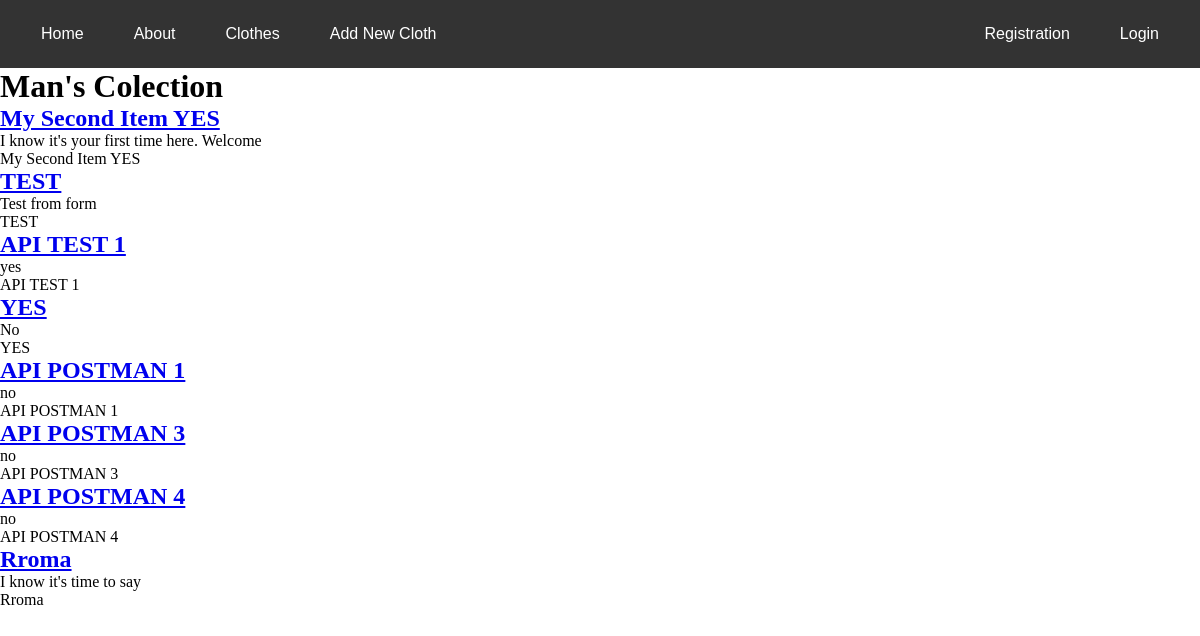
The app's page /clothes/, older data.
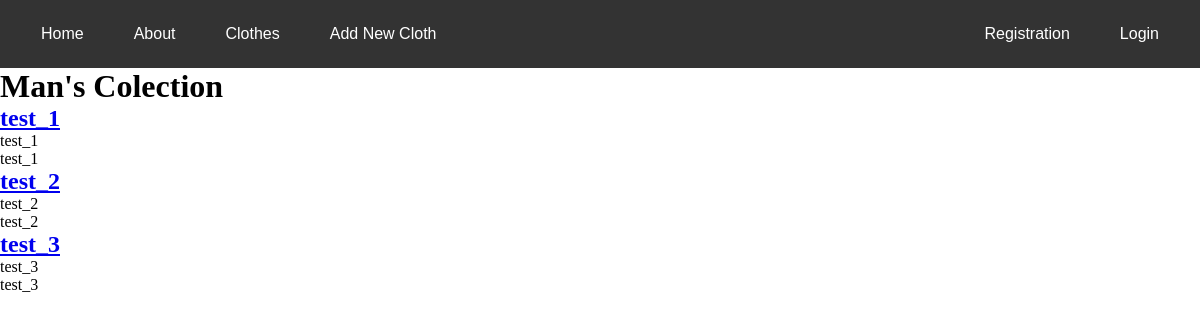
The same page, newer data.
### clothes/models.py (models this page shows)
class Cloth(models.Model):
    slug = models.SlugField()
    title = models.CharField(max_length=50)
    description = models.TextField()
    price = models.FloatField(null=True)
    image = models.ImageField()
    category = models.TextField(null=True)

### clothes/views.py (the view)
# urls.py: path('', views.show_clothes, name='page'),
def show_clothes(request):
    clothes = Cloth.objects.all()
    return render(request, 'man/main_clothes.html', {'clothes' : clothes})

### clothes/templates/man/main_clothes.html (shortened to what this page needs)
{% extends "layout.html" %}
{% block content %}
    <h1>Man's Colection</h1>
    <section>
        {% for cloth in clothes %}
            <h2>
                <a href="{% url 'clothes:item' slug=cloth.slug %}">
                    {{ cloth.title }}
                </a>
            </h2>
            <p>{{ cloth.description }}</p>
            <p>{{ cloth.title }}</p>
        {% endfor %}
    </section>
{% endblock %}

### templates/layout.html (shortened to what this page needs)
<!DOCTYPE html>
{% load static %}
<html lang="en">
<head>
    <link rel="stylesheet" href="{% static 'css/style.css' %}">
</head>
<body>
    <nav>
        <div class="nav-left">
            <a href="/">Home</a>
            <a href="/about">About</a>
            <a href="{% url 'clothes:page' %}">Clothes</a>
            <a href="{% url 'clothes:new-cloth' %}">Add New Cloth</a>
        </div>
        <div class="nav-right">
            {% if user.is_authenticated %}
                <form action="{% url 'users:logout' %}" method="post">
                    {% csrf_token %}
                    <button>Logout</button>
                </form>
            {% else %}
            <a href="{% url 'users:register' %}">Registration</a>
            <a href="{% url 'users:login' %}">Login</a>
            {% endif %}
        </div>
    </nav>
    <main>
        {% block content %}
        {% endblock %}
    </main>
</body>
</html>

### static/css/style.css (style rules this page uses)
* { margin: 0; padding: 0; box-sizing: border-box; }
nav { display: flex; justify-content: space-between; align-items: center; background-color: #333; padding: 1rem; font-family: Arial, sans-serif; }
.nav-left, .nav-right { display: flex; align-items: center; }
.nav-left a, .nav-right a, nav button { color: #fff; text-decoration: none; margin: 0 0.5rem; padding: 0.5rem 1rem; border: 1px solid transparent; border-radius: 4px; transition: all 0.3s ease; }

Row changes from the older to the newer data that the page shows:
removed Cloth: title "TEST", description "Test from form"
removed Cloth: title "API TEST 1", description "yes"
removed Cloth: title "YES", description "No"
removed Cloth: title "API POSTMAN 1", description "no"
removed Cloth: title "API POSTMAN 3", description "no"
removed Cloth: title "API POSTMAN 4", description "no"
removed Cloth: title "Rroma", description "I know it's time to say"
added Cloth: title "test_1", description "test_1"
changed Cloth: title "My Second Item YES" → "test_2"; description "I know it's your first time here. Welcome" → "test_2"
added Cloth: title "test_3", description "test_3"
